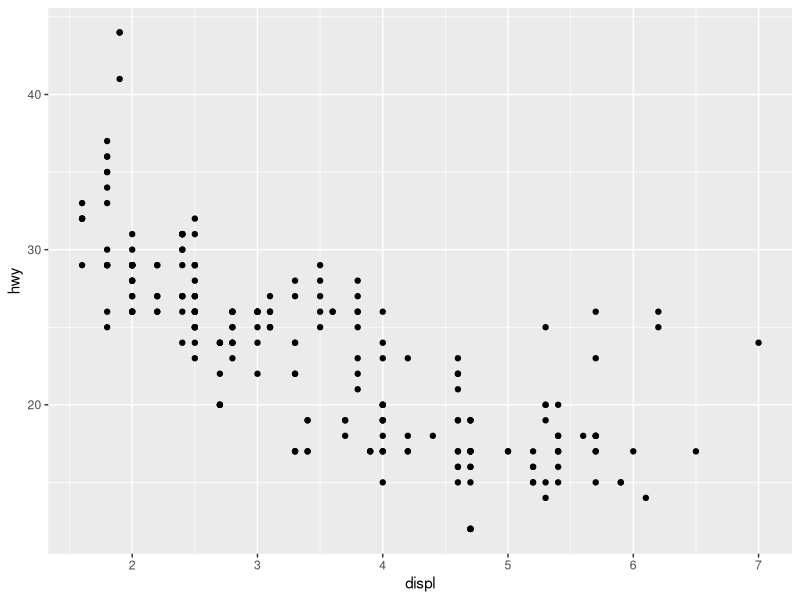
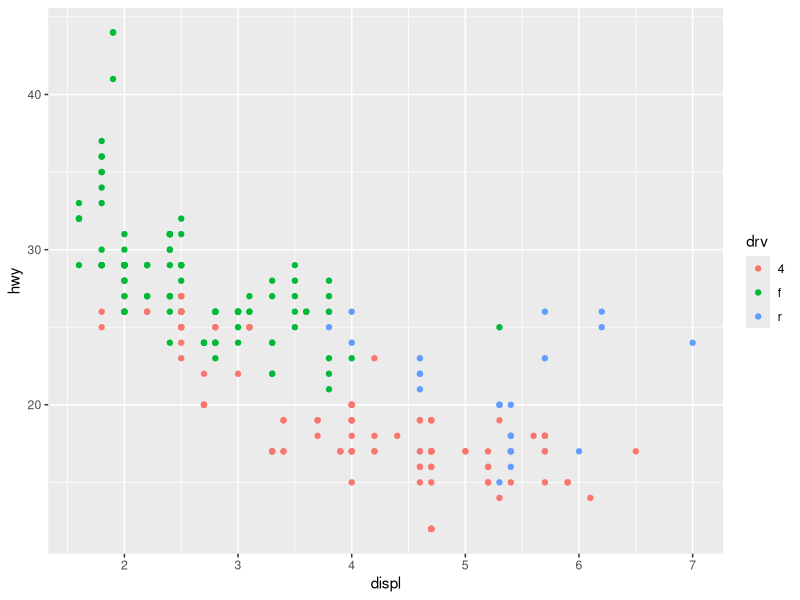
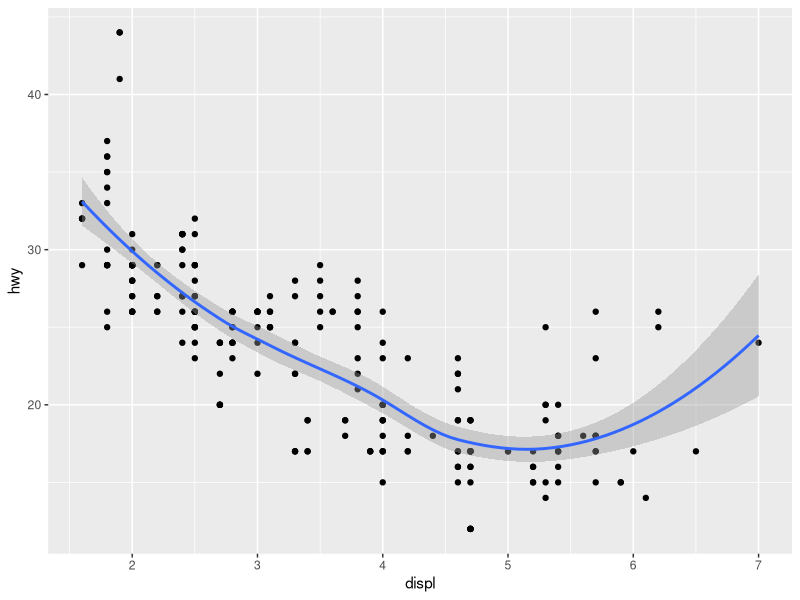
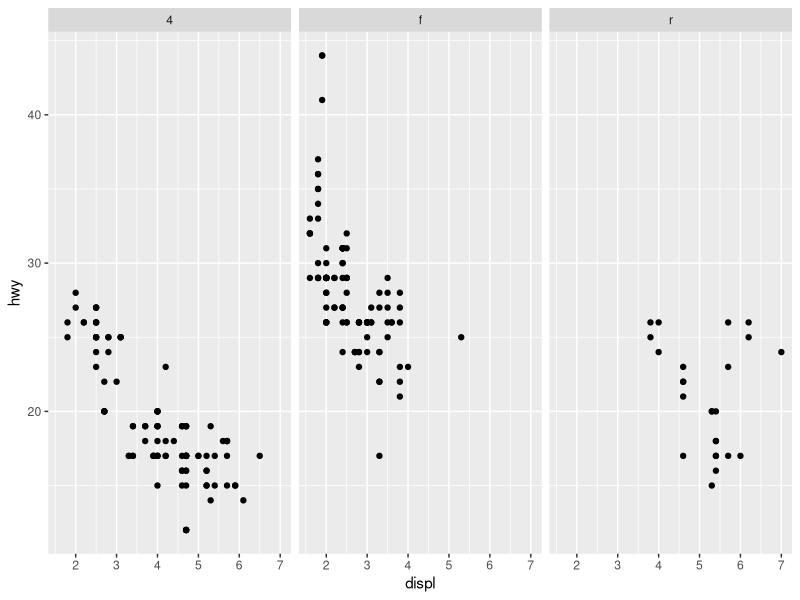
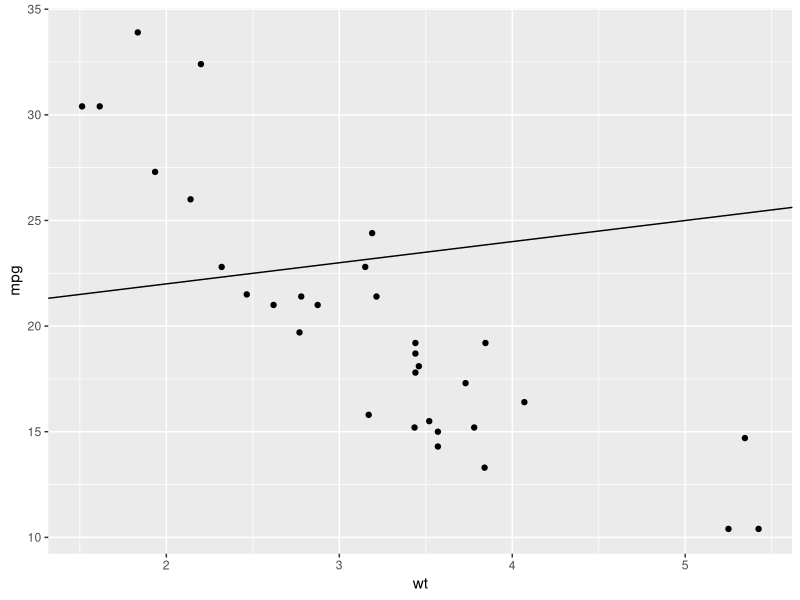

R code for these plots, in order: (Note: this script raises an error after producing the figures.)
## ---- chunk 1
# setwd("C:/Users/Kolb/Documents/GitHub/RVisualisation/slides")
ca <- T
## ---- chunk 2
library(ggplot2)
data(mpg)
qplot(displ,hwy,data=mpg)
## ---- chunk 3
qplot(displ,hwy,data=mpg,color=drv)
## ---- chunk 4
qplot(displ,hwy,data=mpg,geom=c("point","smooth"))
## ---- chunk 5
qplot(displ,hwy,data=mpg,facets=.~drv)
## ---- chunk 6
p <- qplot(wt, mpg, data = mtcars)
p + geom_abline(intercept = 20)
## ---- chunk 7
mry <- do.call(rbind, by(movies, round(movies$rating), function(df) {
  nums <- tapply(df$length, df$year, length)
  data.frame(rating=round(df$rating[1]), 
             year = as.numeric(names(nums)), 
             number=as.vector(nums))
}))
## ---- chunk 8
p <- ggplot(mry, aes(x=year, y=number, group=rating))
p + geom_line()
## ---- chunk 9
# Add aesthetic mappings
p + geom_line(aes(size = rating))
## ---- chunk 10
p + geom_line(aes(colour = rating))
## ---- chunk 11
library(plyr)
myear <- ddply(movies, .(year), colwise(mean, .(length, rating)))
p <- ggplot(myear, aes(length, rating))
p + geom_path()
## ---- chunk 12
library(grid) 
df <- data.frame(x=runif(10),y=runif(10),dx=rnorm(10),dy=rnorm(10))
ggplot(data=df, aes(x=x, y=y)) + geom_segment(aes(xend=x+dx, yend=y+dy), arrow = arrow(length = unit(0.3,"cm")))
